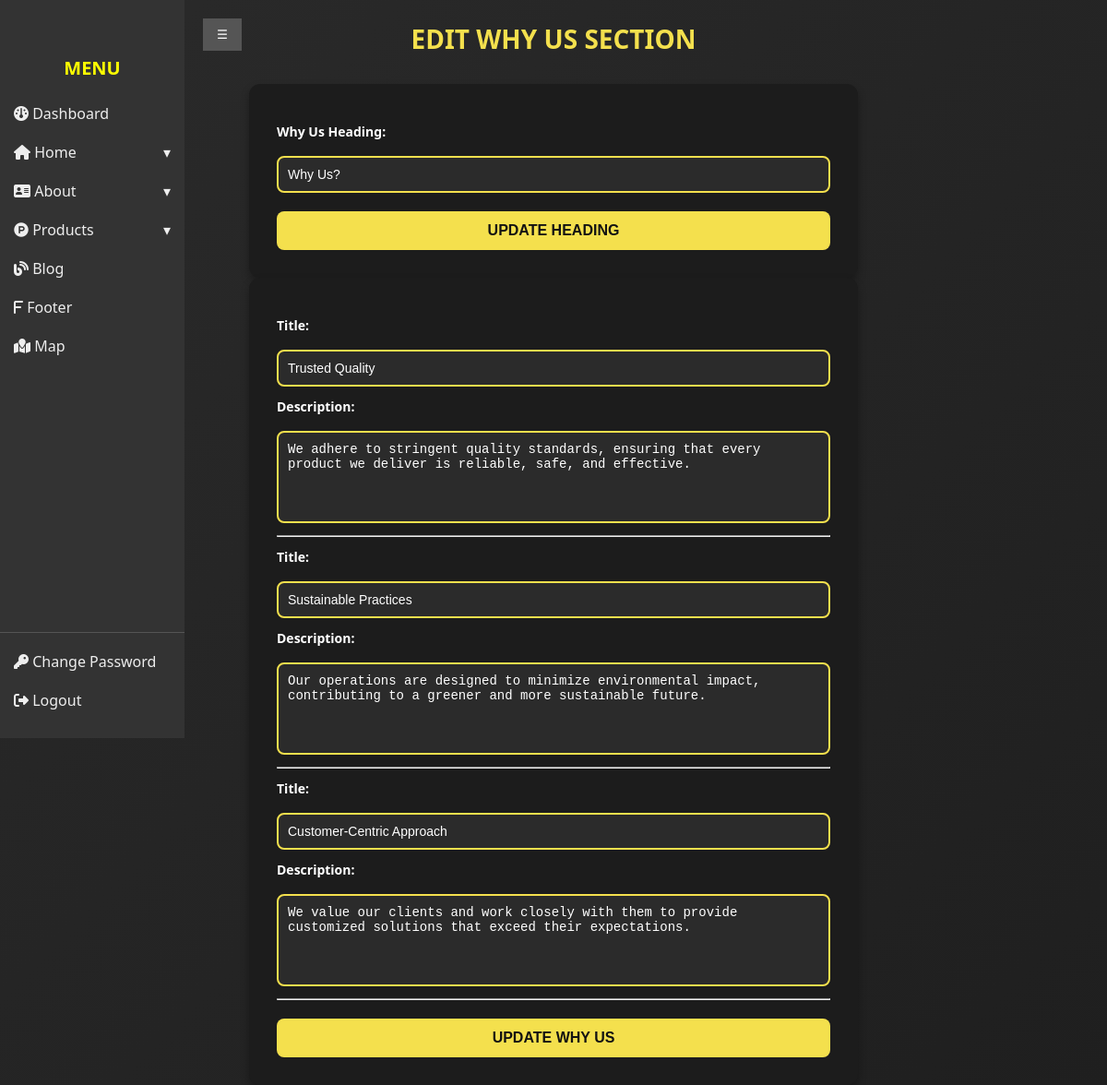
The page /backend/why_us.php (signed in) on the database its author committed.
### tables this page shows
CREATE TABLE `why_us` (
  `id` int(11) NOT NULL,
  `heading` varchar(255) NOT NULL DEFAULT 'Why Us?',
  `title` varchar(255) NOT NULL,
  `description` text NOT NULL
);

### backend/why_us.php (the view, shortened to what this page needs)
<?php
require 'db_connection.php';
$sql_why_us = "SELECT * FROM why_us ORDER BY id ASC";
$result_why_us = $conn->query($sql_why_us);
$why_us_data = [];
while ($row = $result_why_us->fetch_assoc()) {
    $why_us_data[] = $row;
}
$heading_query = "SELECT heading FROM why_us LIMIT 1";
$heading_result = $conn->query($heading_query);
$current_heading = "Why Us?";
if ($heading_result->num_rows > 0) {
    $row = $heading_result->fetch_assoc();
    $current_heading = $row['heading'];
}
?>
<!DOCTYPE html>
<html lang="en">
<head>
</head>
<body>
    <?php include 'side_bar.php' ?>
    <div class="container">
        <h2>Edit Why Us Section</h2>
        <form method="POST">
            <label>Why Us Heading:</label>
            <input type="text" name="why_us_heading" value="<?php echo htmlspecialchars($current_heading); ?>" required>
            <button type="submit" name="update_heading">Update Heading</button>
        </form>
        <form method="POST">
            <?php foreach ($why_us_data as $why) { ?>
                <div class="form-group">
                    <label>Title:</label>
                    <input type="text" name="why_us_title[]" value="<?php echo htmlspecialchars($why['title']); ?>" required>
                </div>
                <div class="form-group">
                    <label>Description:</label>
                    <textarea name="why_us_description[]" required><?php echo htmlspecialchars($why['description']); ?></textarea>
                </div>
                <hr>
            <?php } ?>
            <button type="submit">Update Why Us</button>
        </form>
    </div>
</body>
</html>

### backend/why_us.php (style rules this page uses)
body { font-family: 'Segoe UI', Tahoma, Geneva, Verdana, sans-serif; background: linear-gradient(135deg, #2a2a2a, #1f1f1f); color: #ffffff; padding: 0; margin: 0; }
h2 { font-size: 28px; font-weight: bold; text-transform: uppercase; color: #f4e04d; text-align: center; margin-bottom: 30px; }
form { max-width: 600px; background-color: #1c1c1c; padding: 30px; border-radius: 12px; box-shadow: 0px 5px 10px rgba(0, 0, 0, 0.3); margin: auto; }
label { display: block; margin: 12px 0; font-weight: bold; font-size: 14px; }
input[type="text"], textarea, input[type="file"] { width: 100%; padding: 10px; background-color: #2b2b2b; border: 2px solid #f4e04d; border-radius: 8px; color: #ffffff; margin-top: 5px; font-size: 14px; box-sizing: border-box; }
textarea { height: 100px; resize: none; }
button[type="submit"] { display: block; width: 100%; padding: 12px; background-color: #f4e04d; color: #121212; border: none; border-radius: 8px; font-size: 16px; font-weight: bold; text-transform: uppercase; cursor: pointer; margin-top: 20px; transition: all 0.3s ease; }

### backend/side_bar.php (style rules this page uses)
body { margin: 0; overflow-x: hidden; font-family: 'Segoe UI', Tahoma, Geneva, Verdana, sans-serif; }

### rows shown on the page
why_us: title "Trusted Quality", description "We adhere to stringent quality standards, ensuring that every product we deliver is reliable, safe, and effective."
why_us: title "Sustainable Practices", description "Our operations are designed to minimize environmental impact, contributing to a greener and more sustainable future."
why_us: title "Customer-Centric Approach", description "We value our clients and work closely with them to provide customized solutions that exceed their expectations."
